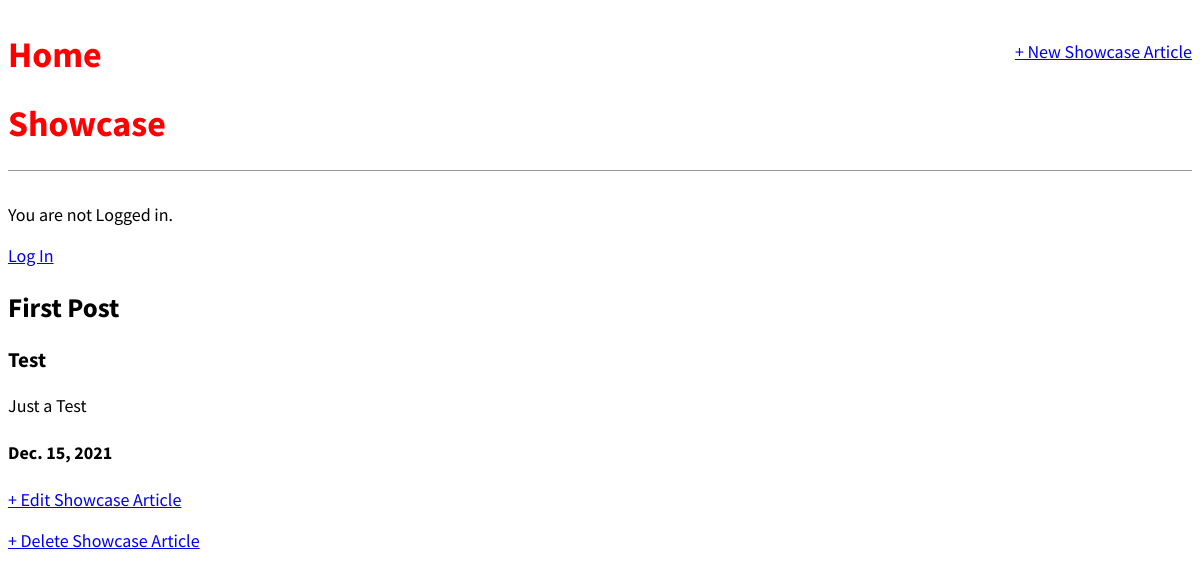
Screenshot of /article/7/ with the database file from the repository.
### showcase/models.py (models this page shows, shortened)
class Article(models.Model):
	title = models.CharField(max_length=200)
	subtitle = models.CharField(max_length=200)
	date = models.DateField(auto_now_add=True)
	body = models.TextField()
	author = models.ForeignKey(
		'auth.User',
		on_delete=models.CASCADE,
		)
	body = models.TextField()

### showcase/views.py (the view)
# urls.py: path('article/<int:pk>/', ArticleDetailView.as_view(),
class ArticleDetailView(DetailView):
	model = Article
	template_name = 'article_detail.html'

### templates/article_detail.html
{% extends 'base.html' %}
{% block content %}
<div class="article-update">
	<h2>{{ article.title }}</h2>
	<h3>{{ article.subtitle }}</h3>
	<p>{{ article.body }}</p>
	<h4>{{ article.date }}</h4>
</div>
<p><a href="{% url 'article_edit' article.pk %}">+ Edit Showcase Article</a></p>
<p><a href="{% url 'article_delete' article.pk %}">+ Delete Showcase Article</a></p>
{% endblock content %}

### static/css/base.css (style rules this page uses)
body { font-family: 'Source Sans Pro', sans-serif; font-size: 18px; }

### rows the page displays
Article: title "First Post", subtitle "Test", body "Just a Test", date "Dec. 15, 2021"
